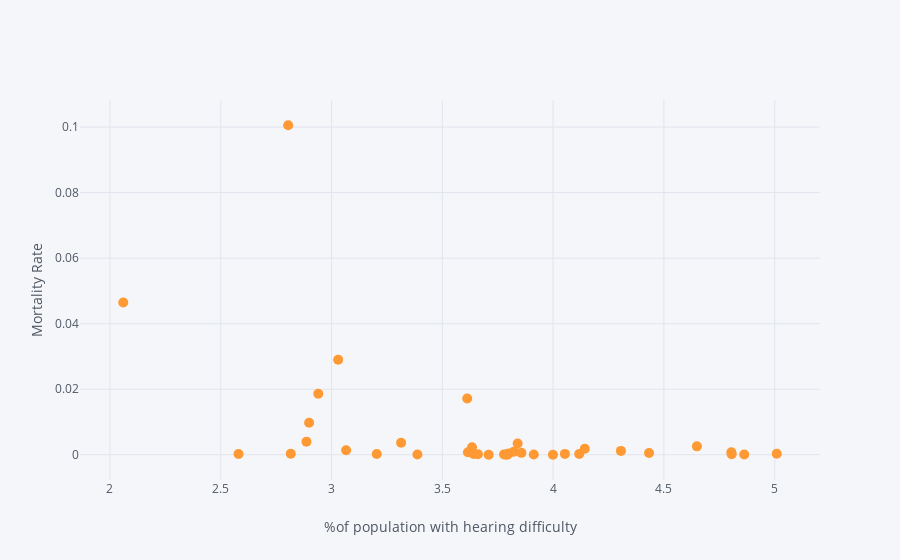

Source (notebook cell):
### Code cell
final_table.iplot(kind='scatter',x='%of population with hearing difficulty',y='Mortality Rate',mode='markers',size=10,xTitle="%of population with hearing difficulty",yTitle="Mortality Rate")

### Figure 1 — Plotly figure (JSON) as saved in the notebook; plotly's stock layout.template omitted (floating-point values rounded to 4 significant figures)
{"data": [{"line": {"color": "rgba(255, 153, 51, 1.0)", "dash": "solid", "shape": "linear", "width": 1.3}, "marker": {"size": 10, "symbol": "circle"}, "mode": "markers", "name": "Mortality Rate", "text": "", "type": "scatter", "uid": "d0d3c6bb-c533-4ad9-8a52-0881f3bece0c", "x": [4.143, 4.433, 3.84, 4.804, 2.887, 3.314, 3.03, 2.899, 2.06, 3.634, 3.066, 3.615, 4.306, 2.94, 3.823, 3.641, 4.806, 3.787, 4.862, 3.204, 3.857, 3.387, 3.999, 4.053, 3.779, 3.8, 3.913, 2.58, 5.009, 2.804, 3.66, 3.709, 3.612, 4.118, 2.816, 4.649, 3.793], "y": [0.001836, 0.0005468, 0.003435, 0.0007621, 0.003971, 0.003681, 0.029, 0.009756, 0.04648, 0.002281, 0.001366, 0.0007769, 0.001175, 0.01863, 0.0009507, 0.0002536, 0.0001567, 8.604e-05, 7.439e-05, 0.0002031, 0.0005808, 7.093e-05, 0, 0.0002607, 0.0001034, 0.0003896, 7.355e-05, 0.0002364, 0.0002861, 0.1006, 0.0001312, 0, 0.01718, 0.0002489, 0.0002807, 0.002564, 0]}], "layout": {"legend": {"bgcolor": "#F5F6F9", "font": {"color": "#4D5663"}}, "paper_bgcolor": "#F5F6F9", "plot_bgcolor": "#F5F6F9", "title": {"font": {"color": "#4D5663"}}, "xaxis": {"gridcolor": "#E1E5ED", "showgrid": true, "tickfont": {"color": "#4D5663"}, "title": {"font": {"color": "#4D5663"}, "text": "%of population with hearing difficulty"}, "zerolinecolor": "#E1E5ED"}, "yaxis": {"gridcolor": "#E1E5ED", "showgrid": true, "tickfont": {"color": "#4D5663"}, "title": {"font": {"color": "#4D5663"}, "text": "Mortality Rate"}, "zerolinecolor": "#E1E5ED"}}}
